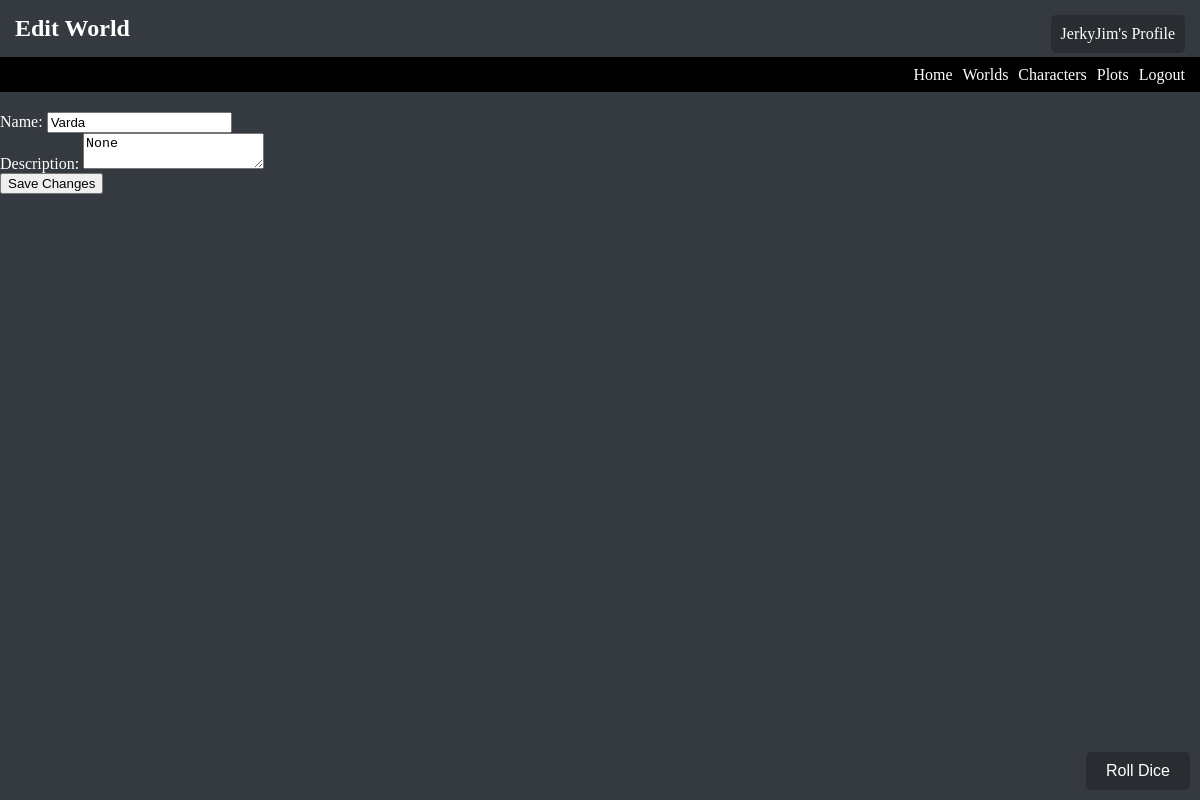
Screenshot of /edit_world/1 (signed in) with the database file from the repository.
### models.py (models this page shows, shortened)
class World(db.Model):
    id = db.Column(db.Integer, primary_key=True)
    name = db.Column(db.String(100), nullable=False)
    description = db.Column(db.Text, nullable=True)
    created_at = db.Column(db.DateTime, default=datetime.utcnow)
    creator_id = db.Column(db.Integer, db.ForeignKey('user.id'), nullable=False)
    characters = db.relationship('Character', backref='world', lazy=True)

class User(UserMixin, db.Model):
    id = db.Column(db.Integer, primary_key=True)
    username = db.Column(db.String(100), unique=True, nullable=False)
    password_hash = db.Column(db.String(128), nullable=False)
    created_at = db.Column(db.DateTime, default=datetime.utcnow)
    worlds = db.relationship('World', backref='creator', lazy=True)
    characters = db.relationship('Character', backref='user', lazy=True)
    plot_data = db.relationship('PlotData', backref='user', lazy=True)  # Added relationship to PlotData

### app.py (the view, shortened to what this page needs)
@app.route('/edit_world/<int:world_id>', methods=['GET', 'POST'])
@login_required
def edit_world(world_id):
    world = World.query.get(world_id)
    if world and current_user.id == world.creator_id:
        return render_template('edit_world.html', world=world)
    flash('You do not have permission to edit this world.', 'error')
    return redirect(url_for('worlds'))

### app.py (called while the page is built)
@login_manager.user_loader
def load_user(user_id):
    return User.query.get(int(user_id))

### templates/edit_world.html
<h1>Edit World</h1>
{% extends "base.html" %}
{% block content %}
    <form method="post" action="{{ url_for('edit_world', world_id=world.id) }}">
        <label for="edit_world_name">Name:</label>
        <input type="text" id="edit_world_name" name="edit_world_name" value="{{ world.name }}" required>
        <br>
        <label for="edit_world_description">Description:</label>
        <textarea id="edit_world_description" name="edit_world_description">{{ world.description }}</textarea>
        <br>
        <button type="submit">Save Changes</button>
    </form>
{% endblock %}

### templates/base.html (shortened to what this page needs)
<!DOCTYPE html>
<html lang="en">
<head>
    <link rel="stylesheet" href="{{ url_for('static', filename='css/style.css') }}">
</head>
<body>
    <div class="desktop navbar">
        <div class="navbar-links" id="navbarLinks">
            <a href="{{ url_for('index') }}">Home</a>
            <a href="{{ url_for('worlds') }}">Worlds</a>
            <a href="{{ url_for('character_list') }}">Characters</a>
            <a href="{{ url_for('plots') }}">Plots</a>
            {% if current_user.is_authenticated %}
                <a href="{{ url_for('logout') }}">Logout</a>
            {% else %}
                <a href="{{ url_for('login') }}">Login</a>
                <a href="{{ url_for('register') }}">Register</a>
            {% endif %}
        </div>
    </div>
    <div class="container">
        {% block content %}{% endblock %}
    </div>
    {% if current_user.is_authenticated %}
        <a href="{{ url_for('profile') }}" class="profile-button">{{ current_user.username }}'s Profile</a>
    {% endif %}
    {% include 'diceRoller.html' %}
</body>
</html>

### static/css/style.css (style rules this page uses)
body { margin: 0; padding: 0; background-color: #343a40; color: #fff; }
h1 { margin: 0; padding: 15px; font-size: 4vw; }
.navbar { background-color: black; height: 35px; display: flex; align-items: center; padding: 0 10px; }
.navbar a { color: #fff; text-decoration: none; margin: 5px; transition: color 0.3s ease; }
.navbar-links { margin-left: auto; display: flex; overflow: hidden; }
@media screen and (min-width: 768px) { h1 { font-size: 2vw; } }
.container { margin-top: 20px; }
.profile-button { position: absolute; top: 15px; right: 15px; padding: 10px; background-color: #292d32; color: #fff; border: none; border-radius: 5px; cursor: pointer; text-decoration: none; }

### rows the page displays
World: edit_world_name "Varda", edit_world_description "None"
User: username "JerkyJim"
